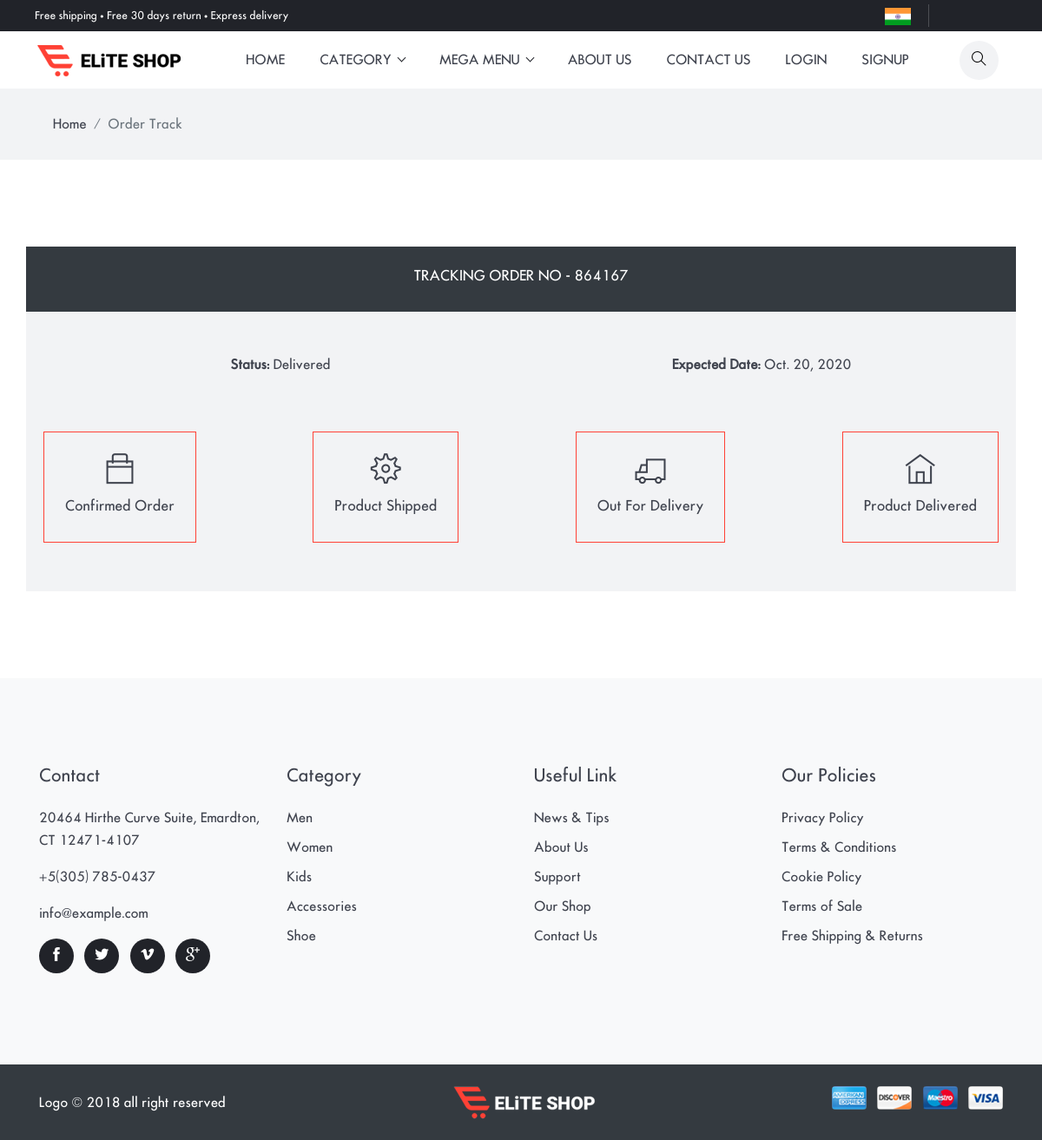
Page /Track_order/1 on the committed database.
### shopping/models.py (models this page shows, shortened)
class Order_product_detail(models.Model):
    order_detail = models.ForeignKey(Order_Product,on_delete=models.CASCADE,null = True)
    pro = models.ForeignKey(Product, on_delete=models.CASCADE, null=True, blank=True)
    quantity = models.IntegerField(null=True)
    totalprice = models.IntegerField(null=True)
    expected_date = models.DateField(null=True)
    status = models.CharField(max_length=100, null=True, choices=status, blank=True)

class Order_Product(models.Model):
    usr = models.ForeignKey(User, on_delete=models.CASCADE, null=True,blank=True)
    order_id = models.CharField(max_length=100,null=True,blank=True)
    fullname =  models.CharField(max_length=100,null=True)
    houes_no = models.CharField(max_length=100,null=True,blank=True)
    area_name = models.CharField(max_length=100,null=True)
    city_state = models.CharField(max_length=100,null=True)
    landmark = models.CharField(max_length=100,null=True,blank=True)
    pincode = models.CharField(max_length=100,null=True)
    mobile1 = models.CharField(max_length=100,null=True)
    mobile2 = models.CharField(max_length=100,null=True)
    payment_status = models.CharField(max_length=100,default="Not Done")
    payment_id = models.CharField(max_length=500,blank=True)
    amount = models.IntegerField(null=True,blank=True)
    orderdate = models.DateField(null=True,blank=True)

### shopping/views.py (the view)
# urls.py: path('Track_order/<int:oid>',Track_Order,name = 'track'),
def Track_Order(request,oid):
    data = Order_product_detail.objects.get(id = oid)
    d = {"data":data}
    return render(request,'track.html',d)

### shopping/templates/track.html (shortened to what this page needs)
{% extends 'base.html' %}
{% load static %}
{% block body %}
<div class="main-wrapper">
<nav class="bg-gray py-3">
  <div class="container">
    <ol class="breadcrumb">
      <li class="breadcrumb-item"><a href="index-2.html">Home</a></li>
      <li class="breadcrumb-item active" aria-current="page">Order Track</li>
    </ol>
  </div>
</nav>
<section class="section">
  <div class="container">
    <div class="row bg-dark">
      <div class="col-lg-12 text-center">
        <div class="p-4">
          <h5 class="text-white">TRACKING ORDER NO - {{  data.order_detail.order_id}}</h5>
        </div>
      </div>
    </div>
    <div class="row bg-gray px-3 py-5">
      <div class="col-md-6 text-center">
        <p><strong>Status: </strong>{{ data.status }}</p>
      </div>
      <div class="col-md-6 text-center">
        <p><strong>Expected Date: </strong>{{ data.expected_date }}</p>
      </div>
      <div class="d-flex justify-content-between w-100 mt-5 flex-column flex-sm-row">
        <div class="border mx-1 mb-2  p-2 p-md-4 text-center " id="1">
          <i class="ti-bag icon-md mb-3 d-inline-block"></i>
          <h5>Confirmed Order</h5>
        </div>
        <div class="border mx-1 mb-2  p-2 p-md-4 text-center"  id="2">
          <i class="ti-settings icon-md mb-3 d-inline-block"></i>
          <h5>Product Shipped</h5>
        </div>
        <div class="border mx-1 mb-2 p-2 p-md-4 text-center" id="3">
          <i class="ti-truck icon-md mb-3 d-inline-block"></i>
          <h5>Out For Delivery</h5>
        </div>
        <div class="border mx-1 mb-2 p-2 p-md-4 text-center" id="4">
          <i class="ti-home icon-md mb-3 d-inline-block"></i>
          <h5>Product Delivered</h5>
        </div>
      </div>
    </div>
  </div>
</section>
{% endblock %}

### shopping/static/css/style.css (style rules this page uses)
body { line-height: 26px; font-family: "futura_icgregular"; font-weight: 400; -webkit-font-smoothing: antialiased; font-size: 15px; }
p, .paragraph { font-weight: 400; color: #3f434e; font-size: 15px; line-height: 26px; font-family: "futura_icgregular"; }
h1, h2, h3, h4, h5, h6, .h1, .h2, .h3, .h4, .h5, .h6 { color: #3f434e; font-family: "futura_icgregular"; font-weight: 400; }
h5, .h5 { font-size: 16px; }
body { background-color: #fff; overflow-x: hidden; }
ol, ul { list-style-type: none; margin: 0px; }
a, a:hover, a:focus { text-decoration: none; }
a, button, select, input, label { cursor: pointer; transition: .2s ease; }
.section { padding-top: 100px; padding-bottom: 100px; }
.breadcrumb { border-radius: 0; background-color: transparent; margin-bottom: 0; }
.breadcrumb-item a { color: #3f434e; }
.bg-gray { background: #f2f3f5; }
.bg-dark { background-color: #3f434e; }
.border-primary { border-color: #ff4135 !important; }
.icon-md { font-size: 35px; color: #3f434e; }

### rows in the picture
Order_product_detail: order_detail.order_id "864167", status "Delivered", expected_date "Oct. 20, 2020"
